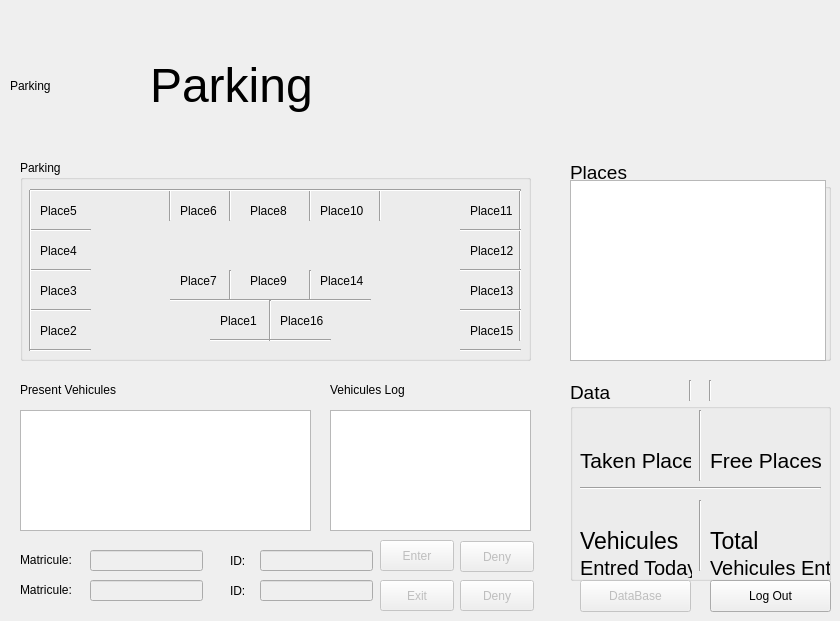
  <widget class="QWidget" name="centralWidget">
   <widget class="QGroupBox" name="groupBox">
    <property name="geometry">
     <rect>
      <x>20</x>
      <y>160</y>
      <width>511</width>
      <height>201</height>
     </rect>
    </property>
    <property name="title">
     <string>Parking</string>
    </property>
    <widget class="QLabel" name="label15">
     <property name="geometry">
      <rect>
       <x>450</x>
       <y>150</y>
       <width>51</width>
       <height>41</height>
      </rect>
     </property>
     <property name="text">
      <string>Place15</string>
     </property>
    </widget>
    <widget class="QLabel" name="label2">
     <property name="geometry">
      <rect>
       <x>20</x>
       <y>150</y>
       <width>61</width>
       <height>41</height>
      </rect>
     </property>
     <property name="text">
      <string>Place2</string>
     </property>
    </widget>
    <widget class="QLabel" name="label7">
     <property name="geometry">
      <rect>
       <x>160</x>
       <y>100</y>
       <width>61</width>
       <height>41</height>
      </rect>
     </property>
     <property name="text">
      <string>Place7</string>
     </property>
    </widget>
    <widget class="QLabel" name="label14">
     <property name="geometry">
      <rect>
       <x>300</x>
       <y>100</y>
       <width>51</width>
       <height>41</height>
      </rect>
     </property>
     <property name="text">
      <string>Place14</string>
     </property>
    </widget>
    <widget class="QLabel" name="label1">
     <property name="geometry">
      <rect>
       <x>200</x>
       <y>140</y>
       <width>61</width>
       <height>41</height>
      </rect>
     </property>
     <property name="text">
      <string>Place1</string>
     </property>
    </widget>
    <widget class="QLabel" name="label13">
     <property name="geometry">
      <rect>
       <x>450</x>
       <y>110</y>
       <width>61</width>
       <height>41</height>
      </rect>
     </property>
     <property name="text">
      <string>Place13</string>
     </property>
    </widget>
    <widget class="QLabel" name="label4">
     <property name="geometry">
      <rect>
       <x>20</x>
       <y>70</y>
       <width>61</width>
       <height>41</height>
      </rect>
     </property>
     <property name="text">
      <string>Place4</string>
     </property>
    </widget>
    <widget class="QLabel" name="label8">
     <property name="geometry">
      <rect>
       <x>230</x>
       <y>30</y>
       <width>61</width>
       <height>41</height>
      </rect>
     </property>
     <property name="text">
      <string>Place8</string>
     </property>
    </widget>
    <widget class="QLabel" name="label6">
     <property name="geometry">
      <rect>
       <x>160</x>
       <y>30</y>
       <width>61</width>
       <height>41</height>
      </rect>
     </property>
     <property name="text">
      <string>Place6</string>
     </property>
    </widget>
    <widget class="QLabel" name="label3">
     <property name="geometry">
      <rect>
       <x>20</x>
       <y>110</y>
       <width>61</width>
       <height>41</height>
      </rect>
     </property>
     <property name="text">
      <string>Place3</string>
     </property>
    </widget>
    <widget class="QLabel" name="label10">
     <property name="geometry">
      <rect>
       <x>300</x>
       <y>30</y>
       <width>61</width>
       <height>41</height>
      </rect>
     </property>
     <property name="text">
      <string>Place10</string>
     </property>
    </widget>
    <widget class="QLabel" name="label9">
     <property name="geometry">
      <rect>
       <x>230</x>
       <y>100</y>
       <width>61</width>
       <height>41</height>
      </rect>
     </property>
     <property name="text">
      <string>Place9</string>
     </property>
    </widget>
    <widget class="QLabel" name="label11">
     <property name="geometry">
      <rect>
       <x>450</x>
       <y>30</y>
       <width>61</width>
       <height>41</height>
      </rect>
     </property>
     <property name="text">
      <string>Place11</string>
     </property>
    </widget>
    <widget class="QLabel" name="label12">
     <property name="geometry">
      <rect>
       <x>450</x>
       <y>70</y>
       <width>51</width>
       <height>41</height>
      </rect>
     </property>
     <property name="text">
      <string>Place12</string>
     </property>
    </widget>
    <widget class="QLabel" name="label5">
     <property name="geometry">
      <rect>
       <x>20</x>
       <y>30</y>
       <width>61</width>
       <height>41</height>
      </rect>
     </property>
     <property name="text">
      <string>Place5</string>
     </property>
    </widget>
    <widget class="QLabel" name="label16">
     <property name="geometry">
      <rect>
       <x>260</x>
       <y>140</y>
       <width>61</width>
       <height>41</height>
      </rect>
     </property>
     <property name="text">
      <string>Place16</string>
     </property>
    </widget>
    <widget class="Line" name="line_5">
     <property name="geometry">
      <rect>
       <x>10</x>
       <y>60</y>
       <width>61</width>
       <height>20</height>
      </rect>
     </property>
     <property name="orientation">
      <enum>Qt::Horizontal</enum>
     </property>
    </widget>
    <widget class="Line" name="line_6">
     <property name="geometry">
      <rect>
       <x>10</x>
       <y>100</y>
       <width>61</width>
       <height>20</height>
      </rect>
     </property>
     <property name="orientation">
      <enum>Qt::Horizontal</enum>
     </property>
    </widget>
    <widget class="Line" name="line_7">
     <property name="geometry">
      <rect>
       <x>10</x>
       <y>140</y>
       <width>61</width>
       <height>20</height>
      </rect>
     </property>
     <property name="orientation">
      <enum>Qt::Horizontal</enum>
     </property>
    </widget>
    <widget class="Line" name="line_11">
     <property name="geometry">
      <rect>
       <x>200</x>
       <y>110</y>
       <width>20</width>
       <height>31</height>
      </rect>
     </property>
     <property name="orientation">
      <enum>Qt::Vertical</enum>
     </property>
    </widget>
    <widget class="Line" name="line_12">
     <property name="geometry">
      <rect>
       <x>280</x>
       <y>110</y>
       <width>20</width>
       <height>31</height>
      </rect>
     </property>
     <property name="orientation">
      <enum>Qt::Vertical</enum>
     </property>
    </widget>
    <widget class="Line" name="line_20">
     <property name="geometry">
      <rect>
       <x>0</x>
       <y>30</y>
       <width>21</width>
       <height>161</height>
      </rect>
     </property>
     <property name="orientation">
      <enum>Qt::Vertical</enum>
     </property>
    </widget>
    <widget class="Line" name="line_21">
     <property name="geometry">
      <rect>
       <x>490</x>
       <y>30</y>
       <width>21</width>
       <height>151</height>
      </rect>
     </property>
     <property name="orientation">
      <enum>Qt::Vertical</enum>
     </property>
    </widget>
    <widget class="Line" name="line_22">
     <property name="geometry">
      <rect>
       <x>200</x>
       <y>30</y>
       <width>20</width>
       <height>31</height>
      </rect>
     </property>
     <property name="orientation">
      <enum>Qt::Vertical</enum>
     </property>
    </widget>
    <widget class="Line" name="line_23">
     <property name="geometry">
      <rect>
       <x>280</x>
       <y>30</y>
       <width>20</width>
       <height>31</height>
      </rect>
     </property>
     <property name="orientation">
      <enum>Qt::Vertical</enum>
     </property>
    </widget>
    <widget class="Line" name="line_24">
     <property name="geometry">
      <rect>
       <x>350</x>
       <y>30</y>
       <width>20</width>
       <height>31</height>
      </rect>
     </property>
     <property name="orientation">
      <enum>Qt::Vertical</enum>
     </property>
    </widget>
    <widget class="Line" name="line_25">
     <property name="geometry">
      <rect>
       <x>140</x>
       <y>30</y>
       <width>20</width>
       <height>31</height>
      </rect>
     </property>
     <property name="orientation">
      <enum>Qt::Vertical</enum>
     </property>
    </widget>
    <widget class="Line" name="line_26">
     <property name="geometry">
      <rect>
       <x>10</x>
       <y>20</y>
       <width>491</width>
       <height>20</height>
      </rect>
     </property>
     <property name="orientation">
      <enum>Qt::Horizontal</enum>
     </property>
    </widget>
    <widget class="Line" name="line_10">
     <property name="geometry">
      <rect>
       <x>190</x>
       <y>170</y>
       <width>61</width>
       <height>20</height>
      </rect>
     </property>
     <property name="orientation">
      <enum>Qt::Horizontal</enum>
     </property>
    </widget>
    <widget class="Line" name="line_27">
     <property name="geometry">
      <rect>
       <x>150</x>
       <y>130</y>
       <width>61</width>
       <height>20</height>
      </rect>
     </property>
     <property name="orientation">
      <enum>Qt::Horizontal</enum>
     </property>
    </widget>
    <widget class="Line" name="line_13">
     <property name="geometry">
      <rect>
       <x>210</x>
       <y>130</y>
       <width>81</width>
       <height>20</height>
      </rect>
     </property>
     <property name="orientation">
      <enum>Qt::Horizontal</enum>
     </property>
    </widget>
    <widget class="Line" name="line_14">
     <property name="geometry">
      <rect>
       <x>290</x>
       <y>130</y>
       <width>61</width>
       <height>20</height>
      </rect>
     </property>
     <property name="orientation">
      <enum>Qt::Horizontal</enum>
     </property>
    </widget>
    <widget class="Line" name="line_17">
     <property name="geometry">
      <rect>
       <x>440</x>
       <y>140</y>
       <width>61</width>
       <height>20</height>
      </rect>
     </property>
     <property name="orientation">
      <enum>Qt::Horizontal</enum>
     </property>
    </widget>
    <widget class="Line" name="line_18">
     <property name="geometry">
      <rect>
       <x>440</x>
       <y>100</y>
       <width>61</width>
       <height>20</height>
      </rect>
     </property>
     <property name="orientation">
      <enum>Qt::Horizontal</enum>
     </property>
    </widget>
    <widget class="Line" name="line_19">
     <property name="geometry">
      <rect>
       <x>440</x>
       <y>60</y>
       <width>61</width>
       <height>20</height>
      </rect>
     </property>
     <property name="orientation">
      <enum>Qt::Horizontal</enum>
     </property>
    </widget>
    <widget class="Line" name="line_28">
     <property name="geometry">
      <rect>
       <x>240</x>
       <y>140</y>
       <width>20</width>
       <height>41</height>
      </rect>
     </property>
     <property name="orientation">
      <enum>Qt::Vertical</enum>
     </property>
    </widget>
   </widget>
   <widget class="QGroupBox" name="groupBox_2">
    <property name="geometry">
     <rect>
      <x>570</x>
      <y>160</y>
      <width>261</width>
      <height>201</height>
     </rect>
    </property>
    <property name="font">
     <font>
      <pointsize>14</pointsize>
     </font>
    </property>
    <property name="title">
     <string>Places</string>
    </property>
    <widget class="QTableView" name="Places">
     <property name="geometry">
      <rect>
       <x>0</x>
       <y>20</y>
       <width>256</width>
       <height>181</height>
      </rect>
     </property>
    </widget>
   </widget>
   <widget class="QGroupBox" name="groupBox_3">
    <property name="geometry">
     <rect>
      <x>570</x>
      <y>380</y>
      <width>261</width>
      <height>201</height>
     </rect>
    </property>
    <property name="font">
     <font>
      <pointsize>14</pointsize>
     </font>
    </property>
    <property name="title">
     <string>Data</string>
    </property>
    <widget class="QLabel" name="label_18">
     <property name="geometry">
      <rect>
       <x>10</x>
       <y>40</y>
       <width>111</width>
       <height>81</height>
      </rect>
     </property>
     <property name="font">
      <font>
       <pointsize>16</pointsize>
      </font>
     </property>
     <property name="text">
      <string>Taken Places</string>
     </property>
    </widget>
    <widget class="QLabel" name="label_19">
     <property name="geometry">
      <rect>
       <x>140</x>
       <y>40</y>
       <width>111</width>
       <height>81</height>
      </rect>
     </property>
     <property name="font">
      <font>
       <pointsize>16</pointsize>
      </font>
     </property>
     <property name="text">
      <string>Free Places</string>
     </property>
    </widget>
    <widget class="Line" name="line_3">
     <property name="geometry">
      <rect>
       <x>10</x>
       <y>100</y>
       <width>241</width>
       <height>16</height>
      </rect>
     </property>
     <property name="orientation">
      <enum>Qt::Horizontal</enum>
     </property>
    </widget>
    <widget class="Line" name="line_4">
     <property name="geometry">
      <rect>
       <x>120</x>
       <y>30</y>
       <width>21</width>
       <height>71</height>
      </rect>
     </property>
     <property name="orientation">
      <enum>Qt::Vertical</enum>
     </property>
    </widget>
    <widget class="QLabel" name="Free">
     <property name="geometry">
      <rect>
       <x>140</x>
       <y>29</y>
       <width>101</width>
       <height>31</height>
      </rect>
     </property>
     <property name="font">
      <font>
       <pointsize>24</pointsize>
      </font>
     </property>
     <property name="text">
      <string/>
     </property>
    </widget>
    <widget class="QLabel" name="Taken">
     <property name="geometry">
      <rect>
       <x>10</x>
       <y>29</y>
       <width>101</width>
       <height>31</height>
      </rect>
     </property>
     <property name="font">
      <font>
       <pointsize>24</pointsize>
      </font>
     </property>
     <property name="text">
      <string/>
     </property>
    </widget>
    <widget class="QLabel" name="Entered">
     <property name="geometry">
      <rect>
       <x>10</x>
       <y>120</y>
       <width>111</width>
       <height>41</height>
      </rect>
     </property>
     <property name="font">
      <font>
       <pointsize>24</pointsize>
      </font>
     </property>
     <property name="text">
      <string/>
     </property>
    </widget>
    <widget class="QLabel" name="DAY">
     <property name="geometry">
      <rect>
       <x>100</x>
       <y>0</y>
       <width>59</width>
       <height>21</height>
      </rect>
     </property>
     <property name="font">
      <font>
       <pointsize>10</pointsize>
      </font>
     </property>
     <property name="text">
      <string/>
     </property>
    </widget>
    <widget class="QLabel" name="YEAR">
     <property name="geometry">
      <rect>
       <x>140</x>
       <y>0</y>
       <width>59</width>
       <height>21</height>
      </rect>
     </property>
     <property name="font">
      <font>
       <pointsize>10</pointsize>
      </font>
     </property>
     <property name="text">
      <string/>
     </property>
    </widget>
    <widget class="Line" name="line_2">
     <property name="geometry">
      <rect>
       <x>130</x>
       <y>0</y>
       <width>21</width>
       <height>21</height>
      </rect>
     </property>
     <property name="orientation">
      <enum>Qt::Vertical</enum>
     </property>
    </widget>
    <widget class="Line" name="line">
     <property name="geometry">
      <rect>
       <x>110</x>
       <y>0</y>
       <width>21</width>
       <height>21</height>
      </rect>
     </property>
     <property name="orientation">
      <enum>Qt::Vertical</enum>
     </property>
    </widget>
    <widget class="QLabel" name="MONTH">
     <property name="geometry">
      <rect>
       <x>121</x>
       <y>0</y>
       <width>20</width>
       <height>21</height>
      </rect>
     </property>
     <property name="font">
      <font>
       <pointsize>10</pointsize>
      </font>
     </property>
     <property name="text">
      <string/>
     </property>
    </widget>
    <widget class="Line" name="line_8">
     <property name="geometry">
      <rect>
       <x>120</x>
       <y>120</y>
       <width>21</width>
       <height>71</height>
      </rect>
     </property>
     <property name="orientation">
      <enum>Qt::Vertical</enum>
     </property>
    </widget>
    <widget class="QWidget" name="layoutWidget">
     <property name="geometry">
      <rect>
       <x>140</x>
       <y>150</y>
       <width>120</width>
       <height>48</height>
      </rect>
     </property>
     <layout class="QVBoxLayout" name="verticalLayout">
      <item>
       <widget class="QLabel" name="label_22">
        <property name="font">
         <font>
          <pointsize>17</pointsize>
         </font>
        </property>
        <property name="text">
         <string>Total</string>
        </property>
       </widget>
      </item>
      <item>
       <widget class="QLabel" name="label_25">
        <property name="font">
         <font>
          <pointsize>15</pointsize>
         </font>
        </property>
        <property name="text">
         <string>Vehicules Entry</string>
        </property>
       </widget>
      </item>
     </layout>
    </widget>
    <widget class="QWidget" name="layoutWidget">
     <property name="geometry">
      <rect>
       <x>10</x>
       <y>150</y>
       <width>112</width>
       <height>48</height>
      </rect>
     </property>
     <layout class="QVBoxLayout" name="verticalLayout_3">
      <item>
       <widget class="QLabel" name="label_28">
        <property name="font">
         <font>
          <pointsize>17</pointsize>
         </font>
        </property>
        <property name="text">
         <string>Vehicules</string>
        </property>
       </widget>
      </item>
      <item>
       <widget class="QLabel" name="label_29">
        <property name="font">
         <font>
          <pointsize>15</pointsize>
         </font>
        </property>
        <property name="text">
         <string>Entred Today</string>
        </property>
       </widget>
      </item>
     </layout>
    </widget>
   </widget>
   <widget class="QLabel" name="label_23">
    <property name="geometry">
     <rect>
      <x>20</x>
      <y>380</y>
      <width>201</width>
      <height>20</height>
     </rect>
    </property>
    <property name="text">
     <string>Present Vehicules</string>
    </property>
   </widget>
   <widget class="QLabel" name="label_24">
    <property name="geometry">
     <rect>
      <x>330</x>
      <y>380</y>
      <width>121</width>
      <height>20</height>
     </rect>
    </property>
    <property name="text">
     <string>Vehicules Log</string>
    </property>
   </widget>
   <widget class="Line" name="line_9">
    <property name="geometry">
     <rect>
      <x>30</x>
      <y>340</y>
      <width>61</width>
      <height>20</height>
     </rect>
    </property>
    <property name="orientation">
     <enum>Qt::Horizontal</enum>
    </property>
   </widget>
   <widget class="Line" name="line_16">
    <property name="geometry">
     <rect>
      <x>460</x>
      <y>340</y>
      <width>61</width>
      <height>20</height>
     </rect>
    </property>
    <property name="orientation">
     <enum>Qt::Horizontal</enum>
    </property>
   </widget>
   <widget class="Line" name="line_15">
    <property name="geometry">
     <rect>
      <x>270</x>
      <y>330</y>
      <width>61</width>
      <height>20</height>
     </rect>
    </property>
    <property name="orientation">
     <enum>Qt::Horizontal</enum>
    </property>
   </widget>
   <widget class="QPushButton" name="Add_Car">
    <property name="enabled">
     <bool>false</bool>
    </property>
    <property name="geometry">
     <rect>
      <x>380</x>
      <y>540</y>
      <width>74</width>
      <height>31</height>
     </rect>
    </property>
    <property name="styleSheet">
     <string notr="true"/>
    </property>
    <property name="text">
     <string>Enter</string>
    </property>
   </widget>
   <widget class="QPushButton" name="Delete_Car">
    <property name="enabled">
     <bool>false</bool>
    </property>
    <property name="geometry">
     <rect>
      <x>380</x>
      <y>580</y>
      <width>74</width>
      <height>31</height>
     </rect>
    </property>
    <property name="text">
     <string>Exit</string>
    </property>
   </widget>
   <widget class="QLabel" name="Matricule">
    <property name="geometry">
     <rect>
      <x>20</x>
      <y>550</y>
      <width>61</width>
      <height>20</height>
     </rect>
    </property>
    <property name="text">
     <string>Matricule:</string>
    </property>
   </widget>
   <widget class="QLabel" name="label_5">
    <property name="geometry">
     <rect>
      <x>230</x>
      <y>550</y>
      <width>61</width>
      <height>21</height>
     </rect>
    </property>
    <property name="text">
     <string>ID:</string>
    </property>
   </widget>
   <widget class="QLabel" name="Matricule_2">
    <property name="geometry">
     <rect>
      <x>20</x>
      <y>580</y>
      <width>61</width>
      <height>20</height>
     </rect>
    </property>
    <property name="text">
     <string>Matricule:</string>
    </property>
   </widget>
   <widget class="QLabel" name="label_10">
    <property name="geometry">
     <rect>
      <x>230</x>
      <y>580</y>
      <width>61</width>
      <height>21</height>
     </rect>
    </property>
    <property name="text">
     <string>ID:</string>
    </property>
   </widget>
   <widget class="QTableView" name="tableView">
    <property name="geometry">
     <rect>
      <x>20</x>
      <y>410</y>
      <width>291</width>
      <height>121</height>
     </rect>
    </property>
   </widget>
   <widget class="QTableView" name="tableView_2">
    <property name="geometry">
     <rect>
      <x>330</x>
      <y>410</y>
      <width>201</width>
      <height>121</height>
     </rect>
    </property>
   </widget>
   <widget class="QPushButton" name="DenyE">
    <property name="enabled">
     <bool>false</bool>
    </property>
    <property name="geometry">
     <rect>
      <x>460</x>
      <y>541</y>
      <width>74</width>
      <height>31</height>
     </rect>
    </property>
    <property name="text">
     <string>Deny</string>
    </property>
   </widget>
   <widget class="QPushButton" name="DenyEX">
    <property name="enabled">
     <bool>false</bool>
    </property>
    <property name="geometry">
     <rect>
      <x>460</x>
      <y>580</y>
      <width>74</width>
      <height>31</height>
     </rect>
    </property>
    <property name="text">
     <string>Deny</string>
    </property>
   </widget>
   <widget class="QLineEdit" name="Mat">
    <property name="enabled">
     <bool>false</bool>
    </property>
    <property name="geometry">
     <rect>
      <x>90</x>
      <y>550</y>
      <width>113</width>
      <height>21</height>
     </rect>
    </property>
   </widget>
   <widget class="QLineEdit" name="Mat_2">
    <property name="enabled">
     <bool>false</bool>
    </property>
    <property name="geometry">
     <rect>
      <x>90</x>
      <y>580</y>
      <width>113</width>
      <height>21</height>
     </rect>
    </property>
   </widget>
   <widget class="QLineEdit" name="IDD">
    <property name="enabled">
     <bool>false</bool>
    </property>
    <property name="geometry">
     <rect>
      <x>260</x>
      <y>550</y>
      <width>113</width>
      <height>21</height>
     </rect>
    </property>
   </widget>
   <widget class="QLineEdit" name="IDD_2">
    <property name="enabled">
     <bool>false</bool>
    </property>
    <property name="geometry">
     <rect>
      <x>260</x>
      <y>580</y>
      <width>113</width>
      <height>21</height>
     </rect>
    </property>
   </widget>
   <widget class="QPushButton" name="LogOut">
    <property name="geometry">
     <rect>
      <x>710</x>
      <y>580</y>
      <width>121</width>
      <height>32</height>
     </rect>
    </property>
    <property name="text">
     <string>Log Out</string>
    </property>
   </widget>
   <widget class="QPushButton" name="BrowseDB">
    <property name="enabled">
     <bool>false</bool>
    </property>
    <property name="geometry">
     <rect>
      <x>580</x>
      <y>580</y>
      <width>111</width>
      <height>32</height>
     </rect>
    </property>
    <property name="text">
     <string>DataBase</string>
    </property>
   </widget>
   <widget class="QLabel" name="Entered_2">
    <property name="geometry">
     <rect>
      <x>710</x>
      <y>500</y>
      <width>111</width>
      <height>41</height>
     </rect>
    </property>
    <property name="font">
     <font>
      <pointsize>24</pointsize>
     </font>
    </property>
    <property name="text">
     <string/>
    </property>
   </widget>
   <widget class="QLabel" name="Icon_2">
    <property name="geometry">
     <rect>
      <x>150</x>
      <y>10</y>
      <width>381</width>
      <height>151</height>
     </rect>
    </property>
    <property name="font">
     <font>
      <pointsize>36</pointsize>
     </font>
    </property>
    <property name="text">
     <string>Parking</string>
    </property>
   </widget>
   <widget class="QLabel" name="Icon">
    <property name="geometry">
     <rect>
      <x>10</x>
      <y>10</y>
      <width>141</width>
      <height>151</height>
     </rect>
    </property>
    <property name="text">
     <string>Parking</string>
    </property>
   </widget>
  </widget>
